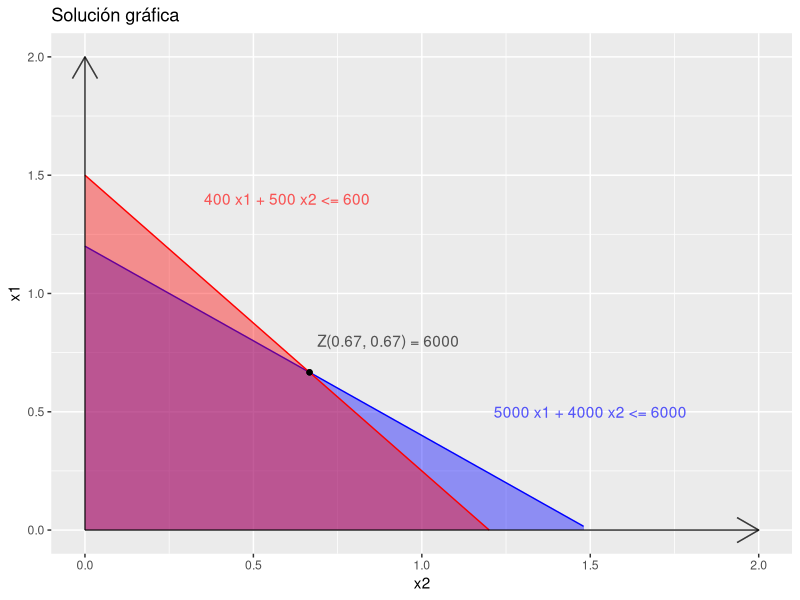

The R script that drew this image:
## ---- chunk 1
# install.packages("lpSolve")
library(lpSolve)

# Coeficientes de la funcion objetivo
f.obj <- c(4500, 4500)
f.obj # Imprimimos los coef. de la función obj, para ver que estén bien inicializados
## ---- chunk 2

# Inicializamos la matriz de coeficientes de las restricciones por fila
# No se considera la restricción de no negatividad ya que es asumida automáticamente
f.con <- matrix(c(5000, 4000, 400, 500), nrow = 2, byrow = TRUE)

# Inicializamos los signos de las inecuaciones
f.dir <- c("<=","<=")

# Inicializamos la columna de términos constantes
f.rhs <- c(6000,600)

## ---- chunk 3

# Valor final de Z
solution <- lp(direction = "max", objective.in = f.obj, const.mat = f.con, const.dir = f.dir, const.rhs = f.rhs)

max_value <- solution$objval
point <- solution$solution

print(paste(
  "Las ganancias maximas son iguales a $", 
  max_value, 
  " y se obtinen en el punto (x1,x2) = ", 
  format(round(point[1],2), nsmall = 2),
  ",",
  format(round(point[2],2), nsmall = 2)
  ))

## ---- chunk 4
# install.packages("ggplot2")

library(ggplot2)
options(warn = -1)

fun.1 <- function(x) -0.8 * x + 1.2
fun.2 <- function(x) -1.25 * x + 1.5

ggplot(data.frame(x=c(0,2)), aes(x)) +
  stat_function(fun=fun.1, geom="area",fill="blue",alpha=0.4) +
  stat_function(fun=fun.1, geom="line",col="blue",alpha=1) +
  geom_text(aes(x=1.5,y=0.5,label="5000 x1 + 4000 x2 <= 6000"), col="blue", alpha=0.4) +
  
  stat_function(fun=fun.2, geom="area",fill="red",alpha=0.4) +
  stat_function(fun=fun.2, geom="line",col="red",alpha=1) +
  geom_text(aes(x=0.6,y=1.4,label="400 x1 + 500 x2 <= 600"), col="red", alpha=0.4) +
  
  geom_point(aes(x=point[1], y=point[2]), colour="black")+
  geom_text(aes(x=0.9,y=0.8,label="Z(0.67, 0.67) = 6000"), col="black", alpha=0.4) +
  
  geom_segment(mapping=aes(x=0,y=0,xend=2, yend=0), arrow=arrow(), size=0.5, alpha=0.5) +
  geom_segment(mapping=aes(x=0,y=0,xend=0, yend=2), arrow=arrow(), size=0.5, alpha=0.5) +
  
  ylab("x1") + xlab ("x2") +
  ggtitle("Solución gráfica") +
  ylim(0,2)
